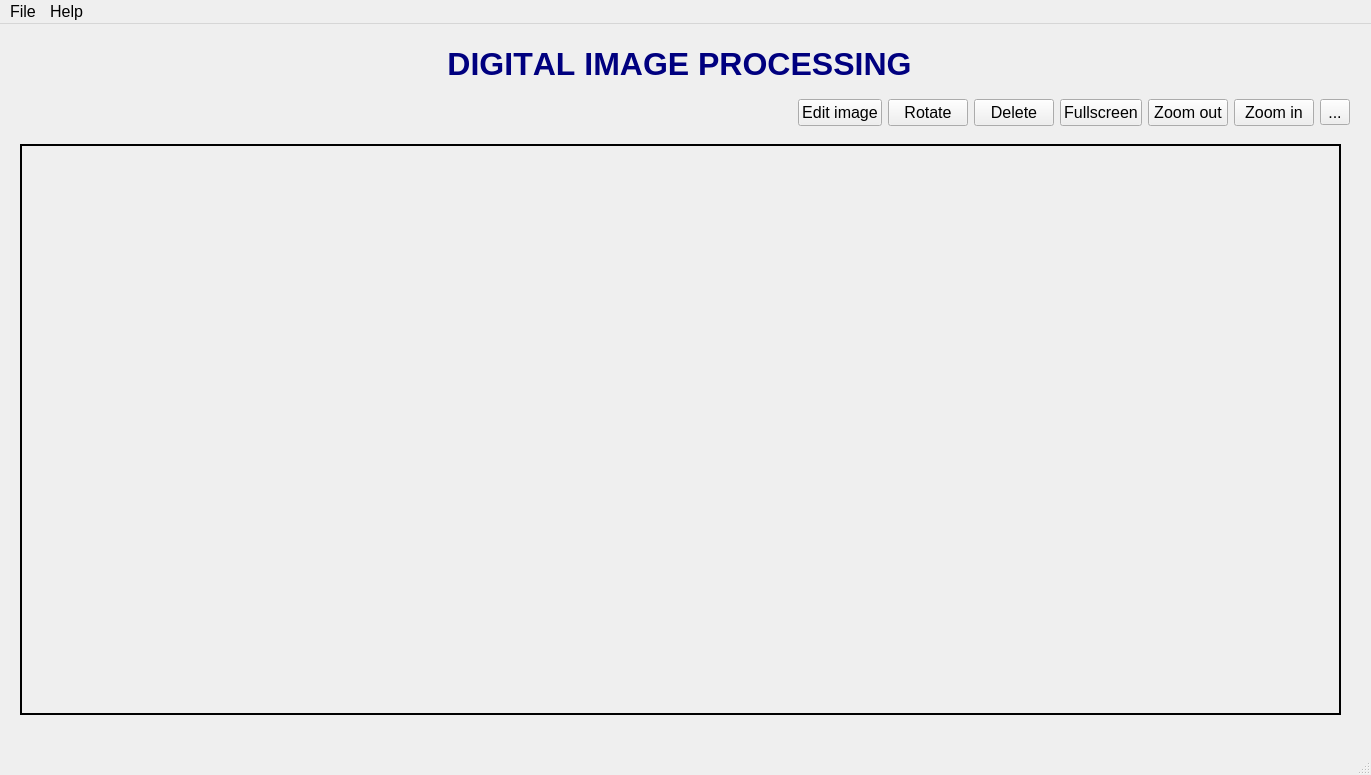
<?xml version="1.0" encoding="UTF-8"?>
<ui version="4.0">
 <class>MainWindow</class>
 <widget class="QMainWindow" name="MainWindow">
  <property name="geometry">
   <rect>
    <x>0</x>
    <y>0</y>
    <width>1371</width>
    <height>775</height>
   </rect>
  </property>
  <property name="font">
   <font>
    <pointsize>12</pointsize>
   </font>
  </property>
  <property name="windowTitle">
   <string>MainWindow</string>
  </property>
  <widget class="QWidget" name="centralwidget">
   <widget class="QWidget" name="verticalLayoutWidget">
    <property name="geometry">
     <rect>
      <x>9</x>
      <y>10</y>
      <width>1341</width>
      <height>92</height>
     </rect>
    </property>
    <layout class="QVBoxLayout" name="verticalLayout">
     <item>
      <widget class="QLabel" name="label">
       <property name="font">
        <font>
         <pointsize>24</pointsize>
         <weight>75</weight>
         <bold>true</bold>
         <kerning>false</kerning>
        </font>
       </property>
       <property name="styleSheet">
        <string notr="true">
color: rgb(0, 0, 127);</string>
       </property>
       <property name="frameShape">
        <enum>QFrame::NoFrame</enum>
       </property>
       <property name="text">
        <string>DIGITAL IMAGE PROCESSING</string>
       </property>
       <property name="alignment">
        <set>Qt::AlignCenter</set>
       </property>
      </widget>
     </item>
     <item>
      <layout class="QHBoxLayout" name="horizontalLayout">
       <item>
        <widget class="QLabel" name="label_name">
         <property name="text">
          <string/>
         </property>
        </widget>
       </item>
       <item>
        <spacer name="horizontalSpacer">
         <property name="orientation">
          <enum>Qt::Horizontal</enum>
         </property>
         <property name="sizeType">
          <enum>QSizePolicy::Expanding</enum>
         </property>
         <property name="sizeHint" stdset="0">
          <size>
           <width>500</width>
           <height>20</height>
          </size>
         </property>
        </spacer>
       </item>
       <item>
        <widget class="QPushButton" name="btn_edit">
         <property name="text">
          <string>Edit image</string>
         </property>
        </widget>
       </item>
       <item>
        <widget class="QPushButton" name="btn_rotate">
         <property name="text">
          <string>Rotate</string>
         </property>
        </widget>
       </item>
       <item>
        <widget class="QPushButton" name="btn_del">
         <property name="text">
          <string>Delete</string>
         </property>
        </widget>
       </item>
       <item>
        <widget class="QPushButton" name="btn_full">
         <property name="text">
          <string>Fullscreen</string>
         </property>
        </widget>
       </item>
       <item>
        <widget class="QPushButton" name="btn_zout">
         <property name="text">
          <string>Zoom out</string>
         </property>
        </widget>
       </item>
       <item>
        <widget class="QPushButton" name="btn_zin">
         <property name="text">
          <string>Zoom in</string>
         </property>
        </widget>
       </item>
       <item>
        <widget class="QToolButton" name="btn_tool">
         <property name="text">
          <string>...</string>
         </property>
        </widget>
       </item>
      </layout>
     </item>
    </layout>
   </widget>
   <widget class="QLabel" name="display">
    <property name="geometry">
     <rect>
      <x>20</x>
      <y>120</y>
      <width>1321</width>
      <height>571</height>
     </rect>
    </property>
    <property name="maximumSize">
     <size>
      <width>1341</width>
      <height>611</height>
     </size>
    </property>
    <property name="layoutDirection">
     <enum>Qt::LeftToRight</enum>
    </property>
    <property name="autoFillBackground">
     <bool>true</bool>
    </property>
    <property name="frameShape">
     <enum>QFrame::Box</enum>
    </property>
    <property name="lineWidth">
     <number>2</number>
    </property>
    <property name="text">
     <string/>
    </property>
    <property name="alignment">
     <set>Qt::AlignCenter</set>
    </property>
   </widget>
  </widget>
  <widget class="QMenuBar" name="menubar">
   <property name="geometry">
    <rect>
     <x>0</x>
     <y>0</y>
     <width>1371</width>
     <height>26</height>
    </rect>
   </property>
   <widget class="QMenu" name="menuFile">
    <property name="title">
     <string>File</string>
    </property>
    <addaction name="actionOpen"/>
    <addaction name="actionExit"/>
   </widget>
   <widget class="QMenu" name="menuHelp">
    <property name="title">
     <string>Help</string>
    </property>
   </widget>
   <addaction name="menuFile"/>
   <addaction name="menuHelp"/>
  </widget>
  <widget class="QStatusBar" name="statusbar"/>
  <action name="actionOpen">
   <property name="text">
    <string>Open</string>
   </property>
  </action>
  <action name="actionExit">
   <property name="text">
    <string>Exit</string>
   </property>
  </action>
 </widget>
 <resources/>
 <connections/>
</ui>
